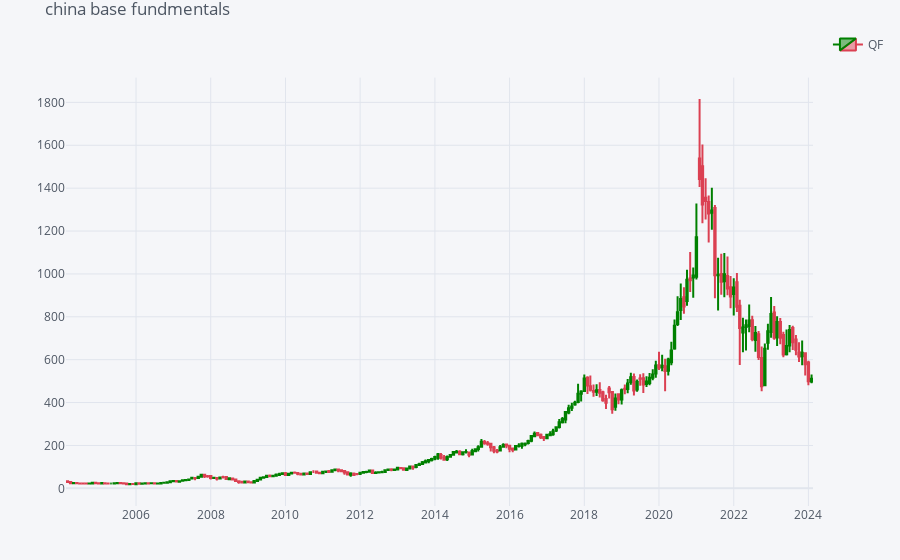

Notebook code cell kept with this figure:
### Code cell
cf.set_config_file(offline=True, world_readable=True)
qf = cf.QuantFig(indexation, title="china base fundmentals", legend="right", name="QF")
# qf.add_volume()
# qf.add_trendline('2004-03-01','2024-01-01',on='close',textangle=0)
qf.iplot(up_color='green',down_color='red')

### Figure 1 — Plotly figure (JSON) as saved in the notebook; plotly's stock layout.template omitted (floating-point values rounded to 4 significant figures; data arrays with more than 128 entries replaced by an {"elided": "..."} marker saying what was removed)
{"data": [{"close": {"elided": "240 float values"}, "decreasing": {"line": {"color": "#db4052"}}, "high": {"elided": "240 float values"}, "increasing": {"line": {"color": "#008000"}}, "low": {"elided": "240 float values"}, "name": "QF", "open": {"elided": "240 float values"}, "showlegend": true, "type": "candlestick", "x": {"elided": "240 str values"}, "yaxis": "y2"}], "layout": {"autosize": true, "legend": {"bgcolor": "#F5F6F9", "font": {"color": "#4D5663"}}, "margin": {"b": 30, "l": 30, "r": 30, "t": 30}, "paper_bgcolor": "#F5F6F9", "plot_bgcolor": "#F5F6F9", "showlegend": true, "title": {"font": {"color": "#4D5663"}, "text": "china base fundmentals"}, "xaxis": {"anchor": "y2", "autorange": true, "gridcolor": "#E1E5ED", "range": ["2004-02-16", "2024-02-15"], "rangeselector": {"bgcolor": "rgba(150, 200, 250, 1)", "buttons": [{"count": 1, "label": "1m", "step": "month", "stepmode": "backward"}, {"count": 1, "label": "1y", "step": "year", "stepmode": "backward"}], "font": {"size": 13}, "visible": false, "x": 0, "y": 0.9}, "rangeslider": {"visible": false, "yaxis2": {}}, "showgrid": true, "tickfont": {"color": "#4D5663"}, "title": {"font": {"color": "#4D5663"}, "text": ""}, "type": "date", "zerolinecolor": "#E1E5ED"}, "yaxis": {"gridcolor": "#E1E5ED", "showgrid": true, "showticklabels": false, "tickfont": {"color": "#4D5663"}, "title": {"font": {"color": "#4D5663"}, "text": ""}, "zerolinecolor": "#E1E5ED"}, "yaxis2": {"autorange": true, "domain": [0, 0.9], "gridcolor": "#E1E5ED", "range": [-82.39, 1916.0], "showgrid": true, "tickfont": {"color": "#4D5663"}, "title": {"font": {"color": "#4D5663"}, "text": ""}, "zerolinecolor": "#E1E5ED"}}}
